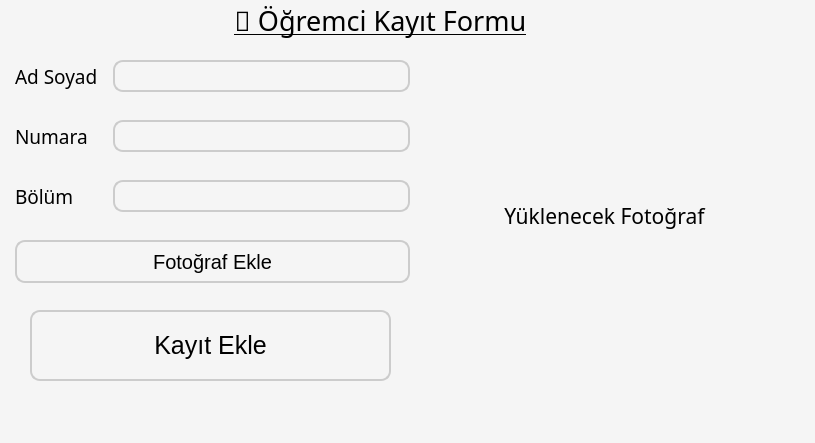
<?xml version="1.0" encoding="UTF-8"?>
<ui version="4.0">
 <class>MainWindow</class>
 <widget class="QMainWindow" name="MainWindow">
  <property name="geometry">
   <rect>
    <x>0</x>
    <y>0</y>
    <width>815</width>
    <height>443</height>
   </rect>
  </property>
  <property name="windowTitle">
   <string>MainWindow</string>
  </property>
  <property name="styleSheet">
   <string notr="true">background-color: #f5f5f5;
</string>
  </property>
  <widget class="QWidget" name="centralwidget">
   <widget class="QLabel" name="label">
    <property name="geometry">
     <rect>
      <x>120</x>
      <y>0</y>
      <width>521</width>
      <height>41</height>
     </rect>
    </property>
    <property name="font">
     <font>
      <family>Lucida Handwriting</family>
      <pointsize>20</pointsize>
      <weight>50</weight>
      <italic>false</italic>
      <bold>false</bold>
      <underline>true</underline>
      <strikeout>false</strikeout>
      <kerning>true</kerning>
     </font>
    </property>
    <property name="styleSheet">
     <string notr="true">QLineEdit {
    color: red; /* Metin rengi */
    background-color: white; /* Arkaplan rengi */
    border: 1px solid gray; /* Kenarlık */
}
</string>
    </property>
    <property name="text">
     <string>📝 Öğremci Kayıt Formu</string>
    </property>
    <property name="textFormat">
     <enum>Qt::AutoText</enum>
    </property>
    <property name="scaledContents">
     <bool>false</bool>
    </property>
    <property name="alignment">
     <set>Qt::AlignCenter</set>
    </property>
   </widget>
   <widget class="QWidget" name="formLayoutWidget">
    <property name="geometry">
     <rect>
      <x>10</x>
      <y>50</y>
      <width>411</width>
      <height>248</height>
     </rect>
    </property>
    <layout class="QFormLayout" name="formLayout">
     <property name="horizontalSpacing">
      <number>15</number>
     </property>
     <property name="verticalSpacing">
      <number>28</number>
     </property>
     <property name="leftMargin">
      <number>5</number>
     </property>
     <property name="topMargin">
      <number>10</number>
     </property>
     <property name="rightMargin">
      <number>11</number>
     </property>
     <property name="bottomMargin">
      <number>7</number>
     </property>
     <item row="0" column="0">
      <widget class="QLabel" name="label_2">
       <property name="font">
        <font>
         <family>MV Boli</family>
         <pointsize>14</pointsize>
        </font>
       </property>
       <property name="text">
        <string>Ad Soyad</string>
       </property>
      </widget>
     </item>
     <item row="0" column="1">
      <widget class="QLineEdit" name="lineAdSoyad">
       <property name="font">
        <font>
         <pointsize>-1</pointsize>
        </font>
       </property>
       <property name="styleSheet">
        <string notr="true">border: 2px solid #ccc;
border-radius: 10px;
padding: 5px;
font-size: 14px;</string>
       </property>
       <property name="text">
        <string/>
       </property>
      </widget>
     </item>
     <item row="1" column="0">
      <widget class="QLabel" name="label_3">
       <property name="minimumSize">
        <size>
         <width>0</width>
         <height>0</height>
        </size>
       </property>
       <property name="font">
        <font>
         <family>MV Boli</family>
         <pointsize>14</pointsize>
        </font>
       </property>
       <property name="text">
        <string>Numara</string>
       </property>
      </widget>
     </item>
     <item row="1" column="1">
      <widget class="QLineEdit" name="lineNumara">
       <property name="font">
        <font>
         <pointsize>-1</pointsize>
        </font>
       </property>
       <property name="styleSheet">
        <string notr="true">border: 2px solid #ccc;
border-radius: 10px;
padding: 5px;
font-size: 14px;</string>
       </property>
       <property name="text">
        <string/>
       </property>
      </widget>
     </item>
     <item row="2" column="0">
      <widget class="QLabel" name="label_4">
       <property name="font">
        <font>
         <family>MV Boli</family>
         <pointsize>14</pointsize>
        </font>
       </property>
       <property name="text">
        <string>Bölüm</string>
       </property>
      </widget>
     </item>
     <item row="2" column="1">
      <widget class="QLineEdit" name="lineBolum">
       <property name="font">
        <font>
         <pointsize>-1</pointsize>
        </font>
       </property>
       <property name="styleSheet">
        <string notr="true">border: 2px solid #ccc;
border-radius: 10px;
padding: 5px;
font-size: 14px;</string>
       </property>
       <property name="text">
        <string/>
       </property>
      </widget>
     </item>
     <item row="3" column="0" colspan="2">
      <widget class="QPushButton" name="btnLoadPhoto">
       <property name="minimumSize">
        <size>
         <width>0</width>
         <height>43</height>
        </size>
       </property>
       <property name="font">
        <font>
         <pointsize>-1</pointsize>
        </font>
       </property>
       <property name="styleSheet">
        <string notr="true">QPushButton{
border: 2px solid #ccc;
border-radius: 10px;
padding: 5px;
font-size: 20px;
}
QPushButton:hover {
    background-color: #E5E1DA;
}</string>
       </property>
       <property name="text">
        <string>Fotoğraf Ekle</string>
       </property>
       <property name="icon">
        <iconset>
         <normaloff>C:/Users/90537/Desktop/foto.icon.png</normaloff>C:/Users/90537/Desktop/foto.icon.png</iconset>
       </property>
       <property name="iconSize">
        <size>
         <width>40</width>
         <height>30</height>
        </size>
       </property>
      </widget>
     </item>
    </layout>
   </widget>
   <widget class="QPushButton" name="btn">
    <property name="geometry">
     <rect>
      <x>30</x>
      <y>310</y>
      <width>361</width>
      <height>71</height>
     </rect>
    </property>
    <property name="font">
     <font>
      <pointsize>-1</pointsize>
     </font>
    </property>
    <property name="styleSheet">
     <string notr="true">QPushButton{
border: 2px solid #ccc;
border-radius: 10px;
padding: 5px;
font-size: 25px;
}

QPushButton:hover {
    background-color: #E5E1DA;
}</string>
    </property>
    <property name="text">
     <string>Kayıt Ekle</string>
    </property>
    <property name="icon">
     <iconset>
      <normaloff>C:/Users/90537/Desktop/add.icon.png</normaloff>C:/Users/90537/Desktop/add.icon.png</iconset>
    </property>
    <property name="iconSize">
     <size>
      <width>40</width>
      <height>40</height>
     </size>
    </property>
   </widget>
   <widget class="QLabel" name="label_5">
    <property name="geometry">
     <rect>
      <x>454</x>
      <y>65</y>
      <width>301</width>
      <height>301</height>
     </rect>
    </property>
    <property name="font">
     <font>
      <family>MV Boli</family>
      <pointsize>16</pointsize>
     </font>
    </property>
    <property name="text">
     <string>Yüklenecek Fotoğraf</string>
    </property>
    <property name="scaledContents">
     <bool>true</bool>
    </property>
    <property name="alignment">
     <set>Qt::AlignCenter</set>
    </property>
   </widget>
  </widget>
  <widget class="QMenuBar" name="menubar">
   <property name="geometry">
    <rect>
     <x>0</x>
     <y>0</y>
     <width>815</width>
     <height>26</height>
    </rect>
   </property>
  </widget>
  <widget class="QStatusBar" name="statusbar"/>
 </widget>
 <resources/>
 <connections/>
</ui>
